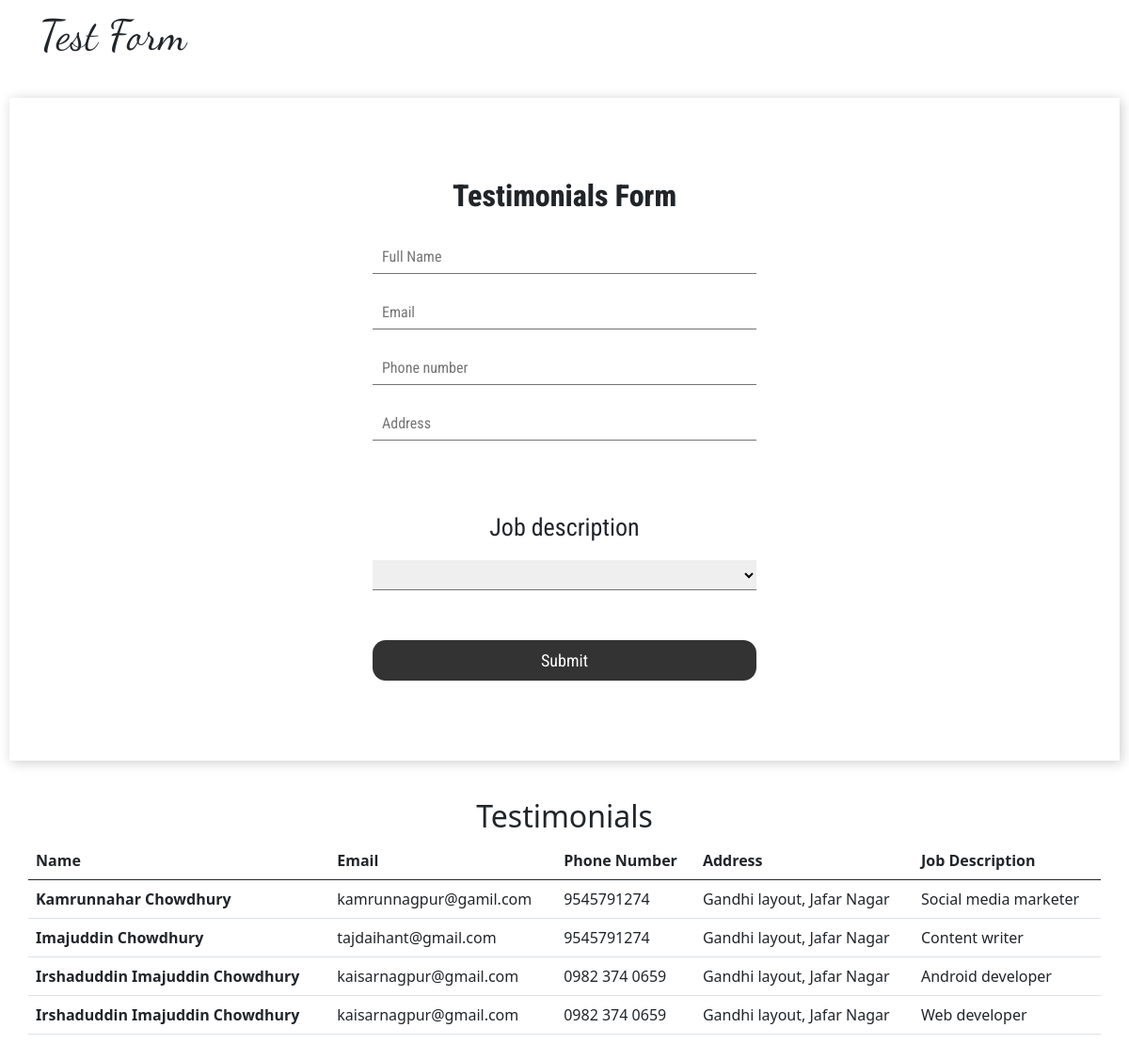
The page / on the database its author committed.
### tables this page shows
CREATE TABLE IF NOT EXISTS `testimonials_data` (
  `id` int(11) NOT NULL AUTO_INCREMENT,
  `Name` varchar(225) NOT NULL,
  `Email` varchar(225) NOT NULL,
  `PhoneNo` varchar(15) NOT NULL,
  `Address` varchar(225) NOT NULL,
  `Job` varchar(225) NOT NULL,
  PRIMARY KEY (`id`)
);

### index.php (the view, shortened to what this page needs)
<?php
$connect = mysqli_connect("localhost","root","","inovatus");
function dataItterator($connect){
    $select = "SELECT * FROM testimonials_data ORDER BY id DESC;";
	$select_result = mysqli_query($connect,$select) or die(mysqli_error($connect));
    $row = mysqli_fetch_array($select_result);
    do {
        echo "<tr>
                <th scope='row'>".$row["Name"]."</th>
                <td>".$row["Email"]."</td>
                <td>".$row["PhoneNo"]."</td>
                <td>".$row["Address"]."</td>
                <td>".$row["Job"]."</td>
              </tr>";
    } while($row = mysqli_fetch_array($select_result));
}
?>
<!DOCTYPE html>
<html lang="en">
<head>
    <link rel="stylesheet" href="style.css">
    <link href="https://cdn.jsdelivr.net/npm/bootstrap@5.0.1/dist/css/bootstrap.min.css" rel="stylesheet">
</head>
<body>
    <header>
        <nav>
            <ul>
                <li>Test Form</li>
            </ul>
        </nav>
    </header>
    <div class="form">
        <form action="submit.php" method="post">
            <center><span class="form-head">Testimonials Form</span><br><br>
            <input placeholder="Full Name" type="text" name="name" id="name" required="required"><br><br>
            <input placeholder="Email" type="email" name="email" id="email" required="required"><br><br>
            <input placeholder="Phone number" type="phone" name="phone" id="phone" required="required"><br><br>
            <input placeholder="Address" type="text" name="address" id="address" required="required"><br><br><br>
            <label for="job">Job description</label><br>
            <select name="job" id="job" required="required">
                <option></option>
                <option>Web developer</option>
            </select><br><br><br>
            <input type="submit" class="submit" value="Submit"></center>
        </form>
    </div>
    <div class="testimonials">
        <center><h2>Testimonials</h2></center>
            <table class="table">
                <thead>
                  <tr>
                    <th scope="col">Name</th>
                    <th scope="col">Email</th>
                    <th scope="col">Phone Number</th>
                    <th scope="col">Address</th>
                    <th scope="col">Job Description</th>
                  </tr>
                </thead>
                <tbody id="tableBody">
                  <?php dataItterator($connect) ?>
                </tbody>
            </table>
    </div>
</body>
</html>

### style.css (style rules this page uses)
* { padding: 0; margin: 0; }
header { font-family: 'Dancing Script', cursive; }
nav { padding: 5px 10px; display: flex; }
ul { list-style: none; }
li { font-size: 45px; }
.form { padding: 30px; margin: 10px; border: none; box-shadow: 2px 2px 12px rgba(0,0,0,0.2); }
form { padding: 20px; margin: 30px; font-family: 'Roboto Condensed', sans-serif; }
.form-head { padding: 10px; font-size: 32px; font-weight: 800; }
form label { padding: 20px 0px 10px; margin: 5px 10px; font-size: 26px; }
input { padding: 5px 10px; margin: 5px 10px; border: none; border-bottom: 1px solid rgb(116, 115, 115); width: 40%; }
select { padding: 5px 10px; margin: 5px 10px; border: none; border-bottom: 1px solid rgb(116, 114, 114); width: 40%; }
.submit { margin: 5px 10px; background-color: #333; border: none; color: #fff; padding: 8px 60px; font-family: 'Roboto Condensed', sans-serif; font-size: 18px; border-radius: 14px; width: max-content; width: 40%; }
.testimonials { margin: 20px 10px; padding: 20px; }

### rows shown on the page
testimonials_data: Name "Kamrunnahar Chowdhury", Email "kamrunnagpur@gamil.com", PhoneNo "9545791274", Address "Gandhi layout, Jafar Nagar", Job "Social media marketer"
testimonials_data: Name "Imajuddin Chowdhury", Email "tajdaihant@gmail.com", PhoneNo "9545791274", Address "Gandhi layout, Jafar Nagar", Job "Content writer"
testimonials_data: Name "Irshaduddin Imajuddin Chowdhury", Email "kaisarnagpur@gmail.com", PhoneNo "0982 374 0659", Address "Gandhi layout, Jafar Nagar", Job "Android developer"
testimonials_data: Name "Irshaduddin Imajuddin Chowdhury", Email "kaisarnagpur@gmail.com", PhoneNo "0982 374 0659", Address "Gandhi layout, Jafar Nagar", Job "Web developer"
